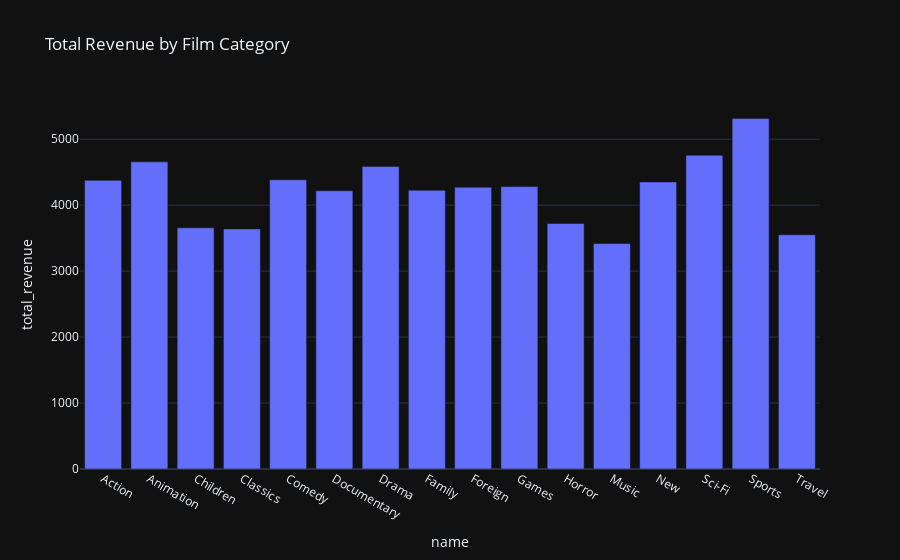

The code cell stored with this chart in its notebook:
### Code cell
fig = px.bar(
    revenue_fc,
    x = "name",
    y = "total_revenue",
    title = "Total Revenue by Film Category",
    template = "plotly_dark"
)
fig.show()

### Figure 1 — Plotly figure (JSON) as saved in the notebook; plotly's stock layout.template omitted (floating-point values rounded to 4 significant figures)
{"data": [{"alignmentgroup": "True", "hovertemplate": "name=%{x}<br>total_revenue=%{y}<extra></extra>", "legendgroup": "", "marker": {"color": "#636efa", "pattern": {"shape": ""}}, "name": "", "offsetgroup": "", "orientation": "v", "showlegend": false, "textposition": "auto", "type": "bar", "x": ["Action", "Animation", "Children", "Classics", "Comedy", "Documentary", "Drama", "Family", "Foreign", "Games", "Horror", "Music", "New", "Sci-Fi", "Sports", "Travel"], "xaxis": "x", "y": [4376, 4656, 3656, 3640, 4384, 4218, 4587, 4226, 4271, 4281, 3723, 3418, 4352, 4757, 5314, 3550], "yaxis": "y"}], "layout": {"barmode": "relative", "legend": {"tracegroupgap": 0}, "title": {"text": "Total Revenue by Film Category"}, "xaxis": {"anchor": "y", "domain": [0, 1], "title": {"text": "name"}}, "yaxis": {"anchor": "x", "domain": [0, 1], "title": {"text": "total_revenue"}}}}
